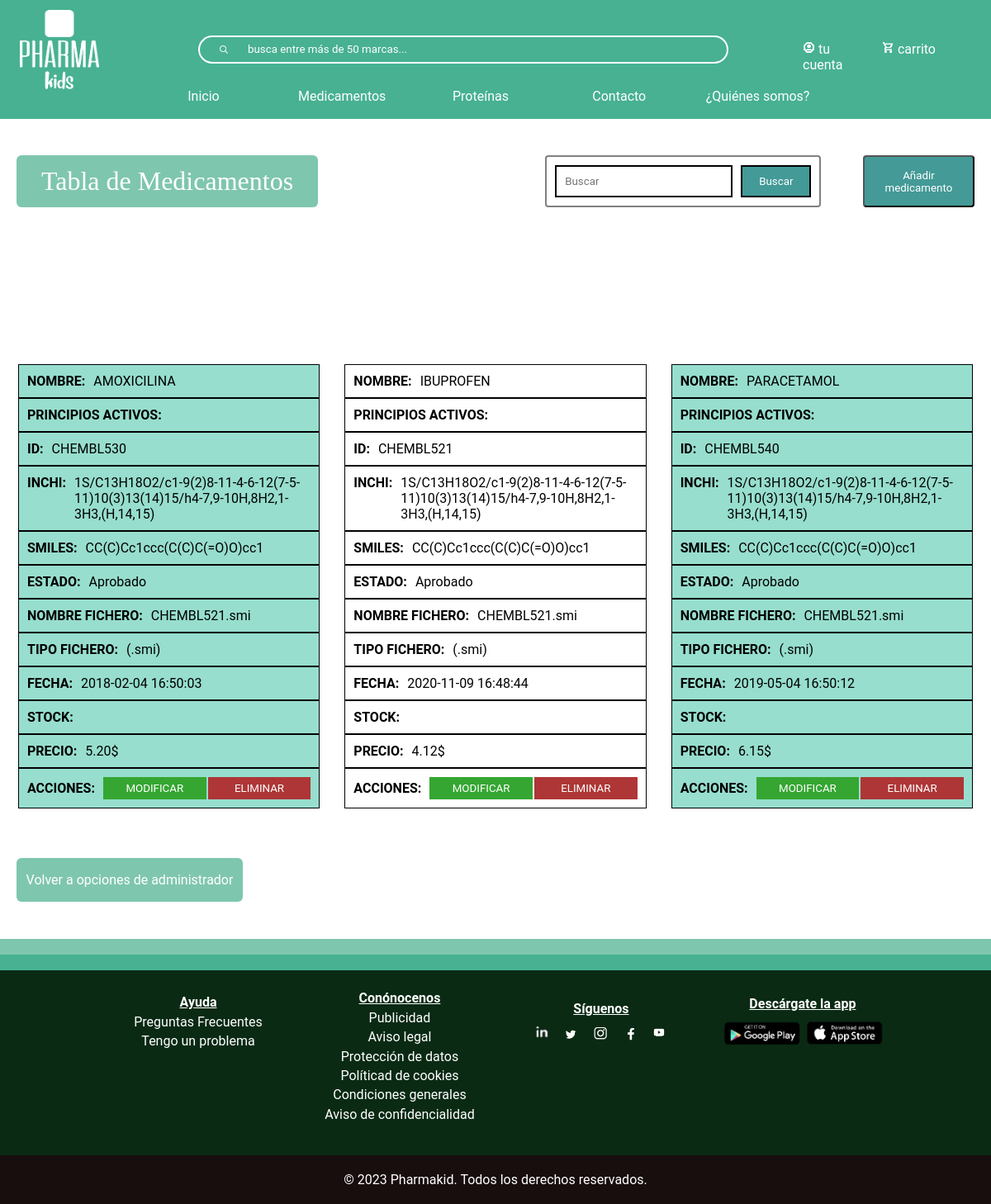
Before: /tablaMedicamentos.php with the older database file.
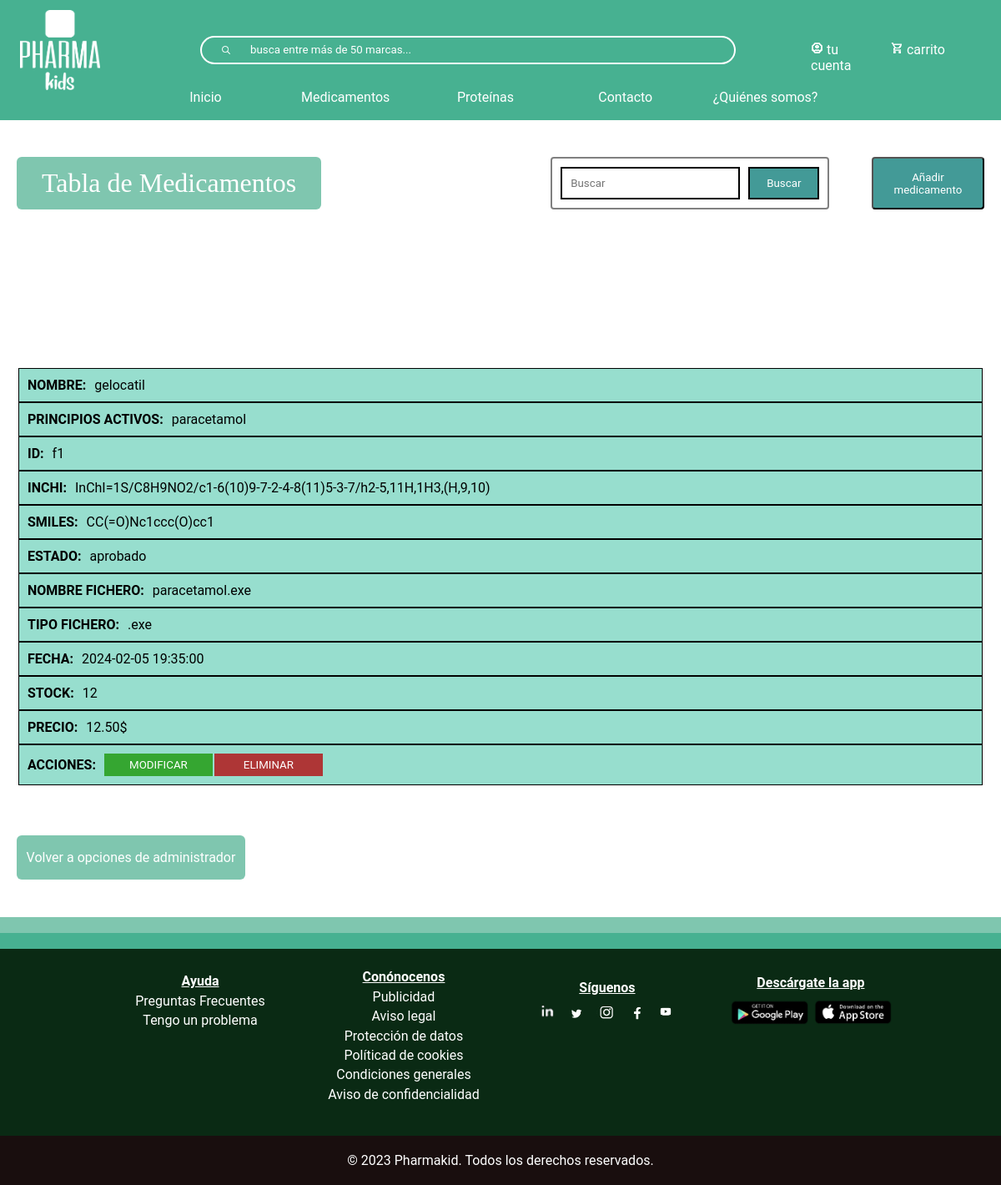
After: the same page with the newer database file.
### tables this page shows
CREATE TABLE `medicamento` (
  `inchi` varchar(200) NOT NULL,
  `smiles` varchar(100) NOT NULL,
  `estadoMedicamento` varchar(20) NOT NULL,
  `precio` float NOT NULL,
  `nombre` varchar(150) NOT NULL,
  `id` varchar(10) NOT NULL,
  `nombreFichero` varchar(100) NOT NULL,
  `tiposFichero` varchar(10) NOT NULL,
  `fecha` datetime NOT NULL,
  `stock` int(11) NOT NULL,
  `principioActivo` varchar(300) NOT NULL
);

### tablaMedicamentos.php (the view, shortened to what this page needs)
<?php
include_once("bbdd/connexionBaseDeDatos.php");
?>
<!DOCTYPE html>
<html lang="en">
<head>
    <link rel="stylesheet" type="text/css" href="css/index.css" >
    <link rel="stylesheet" type="text/css" href="css/header.css" >
    <link rel="stylesheet" type="text/css" href="css/footer.css" >
    <link rel="stylesheet" type="text/css" href="css/tablas.css" >
</head>
<body>
    <?php require("footerHeader/header.php")?>
<div id="divTabla">
    <div class="contenedor-botones">
    <h1>Tabla de Medicamentos</h1>
    <div class="conjunto-buscar-anadir">
        <form action="buscar-medicamento.php" class="form-busqueda" method="get" name="formu">
                <div class="botones-filtrar" style='display:flex'>
                    <input class="input-busqueda" type="text" name="busqueda" placeholder="Buscar"/>
                    <input class="btn-busqueda" type="submit" value="Buscar"/>
                </div>
            </form>
        <button id="anadirButton">Añadir medicamento</button>
    </div>
</div>
        <?php
        $sql= mysqli_query($conexion, "SELECT * FROM medicamento ORDER BY nombre");
        $resultado = mysqli_num_rows($sql);
        if ($resultado > 0){
            echo "
                <table id='tabla_medicamento'>
                    <thead>
                        <tr>
                            <th>NOMBRE</th>
                            <th>PRINCIPIOS ACTIVOS</th>
                            <th>ID</th>
                            <th>INCHI</th>
                            <th>SMILES</th>
                            <th>ESTADO</th>
                            <th>NOMBRE FICHERO</th>
                            <th>TTIPO FICHERO</th>
                            <th>FECHA</th>
                            <th>STOCK</th>
                            <th>PRECIO</th>
                            <th>ACCIONES</th>
                        </tr>
                    </thead>
                    <tbody class='clase_tbody'>"
            ;
            while($row = mysqli_fetch_assoc($sql)){
                $nombre = $row["nombre"];
                $principiosActivos = $row["principioActivo"];
                $id = $row['id'];
                $inchi = $row["inchi"];
                $smiles= $row["smiles"];
                $estado = $row["estadoMedicamento"];
                $nombreFichero = $row["nombreFichero"];
                $tipoFichero = $row["tiposFichero"];
                $fecha = $row["fecha"];
                $stock = $row["stock"];
                $precio =number_format($row["precio"], 2);
                echo "
                <tr>
                    <td titulo='NOMBRE:'>$nombre</td>
                    <td titulo='PRINCIPIOS ACTIVOS:'>$principiosActivos</td>
                    <td titulo='ID:'>$id</td>
                    <td style='text-align:left' titulo='INCHI:'>$inchi</td>
                    <td titulo='SMILES:'>$smiles</td>
                    <td titulo='ESTADO:'>$estado</td>
                    <td titulo='NOMBRE FICHERO:'>$nombreFichero</td>
                    <td titulo='TIPO FICHERO:'>$tipoFichero</td>
                    <td titulo='FECHA:'>$fecha</td>
                    <td titulo='STOCK:'>$stock</td>
                    <td titulo='PRECIO:'>$precio$</td>
                    <td titulo='ACCIONES:' class='td-btn'>
                        <button class='modificar'>MODIFICAR</button>
                        <button class='eliminar'>ELIMINAR</button>
                    </td>
                </tr>
                ";
            }
            echo "</tbody>";
        }
        else
    {
      echo "<h3 style='text-align:-webkit-center'>No encontrado</h3>";
    }
        ?>
        </table>
        <a href="administrador.php">Volver a opciones de administrador</a>
    </div>
    <footer>
    <?php require("footerHeader/footer.php")?>
</body>
</html>

### footerHeader/header.php (shortened to what this page needs)
<header id="header">
        <nav>
            <img class="imgNav" src="multimedia/logoHeader.png" alt="logo">
            <div id="userInfo">
                <div class="divNav">
                    <img src="multimedia/userIcon.png" alt="User">
                    <?php if(isset($_SESSION["usuario"])):?>
                        <a id="nombreUsuario" href="<?php echo $_SESSION['rol'] . '.php';?>"><?php echo $_SESSION['usuario'];?></a>
                    <?php else:?>
                        <a id="nombreUsuario" href="loggin.php">tu cuenta</a>
                    <?php endif;?>
                </div>
                <div class="divNav">
                    <img src="multimedia/shopping.png" alt="carrito">
                    <?php if(isset($_SESSION["usuario"])):?>
                        <a id="carrito" href="carrito.php">carrito</a>
                    <?php else:?>
                        <a id="carrito" href="loggin.php">carrito</a>
                    <?php endif;?>
                </div>
            </div>
            <div>
                <form id="buscador">
                    <button><img id="lupa" src="multimedia/search.png" alt=""></button>
                    <input type="search" name="buscadorProtMed" placeholder="busca entre más de 50 marcas...">
                </form>
            </div>
            <div class="linksNavegacion">
                <a class="navLink" href="index.php">Inicio</a>
                <a class="navLink" href="medicamentos.php">Medicamentos</a>
                <a class="navLink" href="proteinas.php">Proteínas</a>
                <?php if(isset($_SESSION["usuario"])):?>
                    <a class="navLink" href="profesionales.php">Contacto</a>
                <?php else:?>
                    <a class="navLink" href="loggin.php">Contacto</a>
                <?php endif;?>
                <a class="navLink" href="quienesSomos.php">¿Quiénes somos?</a>
            </div>
        </nav>
    </header>

### footerHeader/footer.php
<footer>
       <div class="barraFooter"><p>.</p></div>
       <div class="barraFooter2"><p>.</p></div>
       <div id="footer1">
           <div id="ayuda">
               <h4>Ayuda</h4>
               <a href="preguntasFrecuentes.php">Preguntas Frecuentes</a>
               <a href="tengoUnProblema.php">Tengo un problema</a>
           </div>
           <div id="conocenos">
               <h4>Conónocenos</h4>
               <a href="publicidad.php">Publicidad</a>
               <a href="aviso_legal.php">Aviso legal</a>
               <a href="proteccion_datos.php">Protección de datos</a>
               <a href="politica-cookies.php">Políticad de cookies</a>
               <a href="condiciones-generales.php">Condiciones generales</a>
               <a href="aviso-confidencialidad.php">Aviso de confidencialidad</a>
           </div>
       </div>
       <div id="footer2">
               <div id="siguenos">
                   <h4>Síguenos</h4>
                   <img src="multimedia/in.png" alt="in">
                   <a href="https://twitter.com/" target="_blank"><img src="multimedia/twitterIcon.png" alt="twitterIcon" ></a>
                   <a href="https://www.instagram.com/" target="_blank"><img src="multimedia/instagramIcon.png" alt="instagramIcon"></a>
                   <a href="https://www.facebook.com/" target="_blank"><img src="multimedia/facebookIcon.png" alt="facebookIcon"></a>
                   <a href="https://www.youtube.com/" target="_blank"><img src="multimedia/youtebeIcon.png" alt="youtubeIcon"></a>
               </div>
               <div id="descarga">
                   <h4>Descárgate la app</h4>
                   <a href="https://play.google.com/store/apps?hl=es&gl=US" target="_blank"><img src="multimedia/googleIcon.png" alt="googleIcon"></a>
                   <a href="https://www.apple.com/es/app-store/" target="_blank"><img src="multimedia/appleIcon.png" alt="appstoreicon"></a>
               </div>
       </div>
       <div class="sitemap">
           <p>&copy; 2023 Pharmakid. Todos los derechos reservados.</p>
       </div>
   </footer>

### css/index.css (style rules this page uses)
* { font-family: "Roboto"; padding: 0; margin: 0; box-sizing: border-box; }

### css/header.css (style rules this page uses)
* { margin: 0; box-sizing: border-box; }
a { text-decoration: none; }
header { position: fixed; background-color: #47B191; color: #FFFFFF; width: 100%; height: 9em; z-index: 1000; top: 0; }
header a { color: #FFFFFF; }
header form { position: absolute; left: 20%; top: 30%; width: 50%; }
.imgNav { position: absolute; height: 7em; width: 7em; top: 8%; left: 4%; }
header input[type="search"] { border: 2px solid #FFFFFF; border-left: none; border-radius: 0 2em 2em 0; width: 97%; height: 2.5em; background-color: #47B191; color: #FFFFFF; position: absolute; }
header input[type="search"]::placeholder { color: #FFFFFF; }
header button { border: 2px solid #FFFFFF; border-right: none; height: 2.5em; width: 10%; border-radius: 2em 0 0 2em; background-color: #47B191; margin: 0; padding: 0; }
#lupa { width: 10px; height: 10px; }
.divNav { position: absolute; }
.linksNavegacion { position: absolute; left: 3%; bottom: 0%; width:91%; text-align: center; }
.linksNavegacion a { display: inline-block; padding-top: 1%; height: 3em; width: 15%; border-radius: 2%; }
@media only screen and (max-width: 1200px) { .imgNav { height: 6em; width: 6em; left: 2%; } }
@media only screen and (max-width: 1200px) { .divNav:nth-last-of-type(2) { right:13%; } }
.divNav:nth-last-of-type(2) { left: 81%; top: 35%; }
.divNav:last-child { left: 89%; top: 35%; }
.divNav:nth-last-of-type(2) img, .divNav:last-child img { width: 15px; height:15px; }

### css/footer.css (style rules this page uses)
.barraFooter, .barraFooter2 { width: 100%; }
.barraFooter { background-color: #7FC6AF; color: #7FC6AF; }
.barraFooter2 { background-color: #47B191; color: #47B191; }
footer { color: #FFFFFF; background-color: #0a2a14; }
#ayuda, #conocenos, #descarga, #siguenos { display: inline-block; width: 20%; text-align: center; }
#descarga h4 { margin-bottom: 10px; }
#conocenos { display: inline-block; width: 20%; text-align: center; vertical-align: top; padding: 20px 10px; min-height: 200px; }
#ayuda a,#conocenos a { display: block; }
#ayuda a, #conocenos a, #ayuda h4, #conocenos h4 { margin-top: 2%; }
h4 { text-decoration: underline; }
#ayuda { margin-left: 10%; padding-top: 24px; }
#siguenos img { width: 13%; }
#descarga img { width: 40%; }
footer a { color: #FFFFFF; }
#footer2, #footer1 { display: inline; }
.sitemap { text-align: center; margin-top: 20px; background-color: #190e0e; width: 100%; padding: 20px; }

Changed rows visible on the page:
removed medicamento: nombre "AMOXICILINA", id "CHEMBL530", inchi "1S/C13H18O2/c1-9(2)8-11-4-6-12(7-5-11)10(3)13(14)15/h4-7,9-10H,8H2,1-3H3,(H,14,15)", smiles "CC(C)Cc1ccc(C(C)C(=O)O)cc1", estadoMedicamento "Aprobado", nombreFichero "CHEMBL521.smi", tiposFichero "(.smi)", fecha "2018-02-04 16:50:03", precio "5.20"
removed medicamento: nombre "IBUPROFEN", id "CHEMBL521", inchi "1S/C13H18O2/c1-9(2)8-11-4-6-12(7-5-11)10(3)13(14)15/h4-7,9-10H,8H2,1-3H3,(H,14,15)", smiles "CC(C)Cc1ccc(C(C)C(=O)O)cc1", estadoMedicamento "Aprobado", nombreFichero "CHEMBL521.smi", tiposFichero "(.smi)", fecha "2020-11-09 16:48:44", precio "4.12"
removed medicamento: nombre "PARACETAMOL", id "CHEMBL540", inchi "1S/C13H18O2/c1-9(2)8-11-4-6-12(7-5-11)10(3)13(14)15/h4-7,9-10H,8H2,1-3H3,(H,14,15)", smiles "CC(C)Cc1ccc(C(C)C(=O)O)cc1", estadoMedicamento "Aprobado", nombreFichero "CHEMBL521.smi", tiposFichero "(.smi)", fecha "2019-05-04 16:50:12", precio "6.15"
added medicamento: nombre "gelocatil", principioActivo "paracetamol", id "f1", inchi "InChI=1S/C8H9NO2/c1-6(10)9-7-2-4-8(11)5-3-7/h2-5,11H,1H3,(H,9,10)", smiles "CC(=O)Nc1ccc(O)cc1", estadoMedicamento "aprobado", nombreFichero "paracetamol.exe", tiposFichero ".exe", fecha "2024-02-05 19:35:00", stock "12", precio "12.50"
